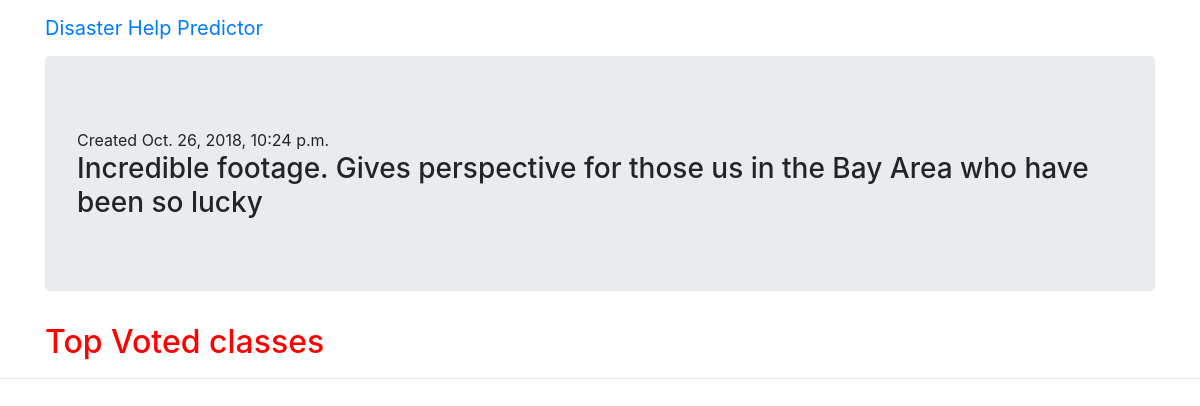
/blog/post/84/, run on the app's committed database.
### blog/models/post.py (models this page shows, shortened)
class Post(models.Model):
    body = models.TextField()
    pub_date = models.DateTimeField('date published', auto_now_add=True)
    clss = models.IntegerField()
    location = models.TextField()

### blog/views/post.py (the view)
# urls.py: path('post/<int:pk>/', PostView.as_view(), name='post'),
class PostView(generic.DetailView):
    model = Post
    template_name = 'blog/post.html'
    def get_context_data(self, **kwargs):
        context = super().get_context_data(**kwargs)
        comments = Comment.objects.filter(post=self.kwargs['pk'])
        votes = dict()
        for comment in comments:
            try:
                votes[classes[comment.vote]] += 1
            except:
                votes[classes[comment.vote]]  = 1
        context['votes'] = votes
        return context

### blog/templates/blog/post.html (shortened to what this page needs)
{% extends "blog/base.html" %}
{% block content %}
    <div class="container">
        <div class="jumbotron">
            <div> Created {{ post.pub_date }}
            </div>
            <h3>{{ post.body }}</h3>
        </div>
        <h2>Top Voted classes </h2>
    </div>
{% endblock content %}

### blog/static/blog/main.css (style rules this page uses)
h2 { color: #FF0000; }

### data on the page
Post: pub_date "Oct. 26, 2018, 10:24 p.m.", body "Incredible footage. Gives perspective for those us in the Bay Area who have been so lucky"
